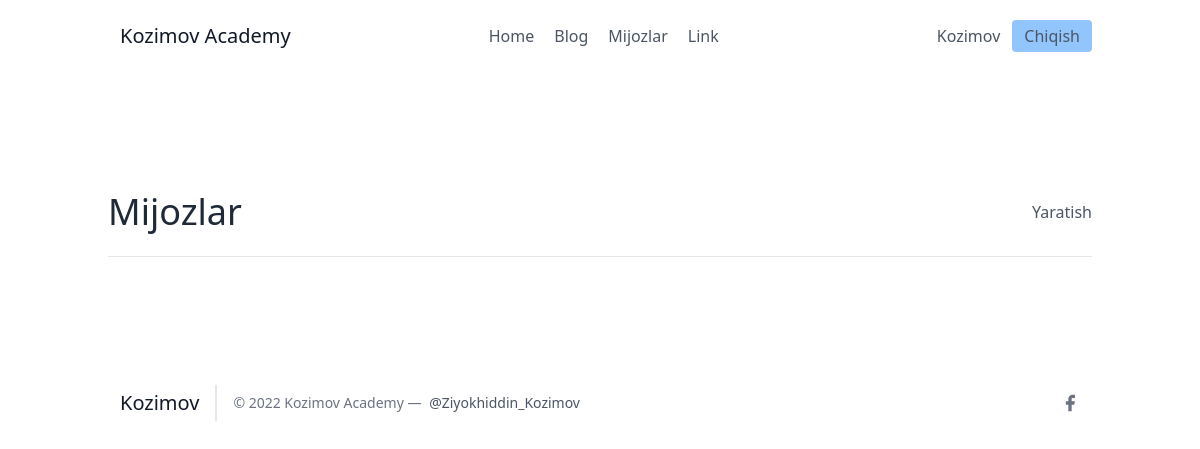
The page /waiters/ (signed in) on the database as committed earlier.
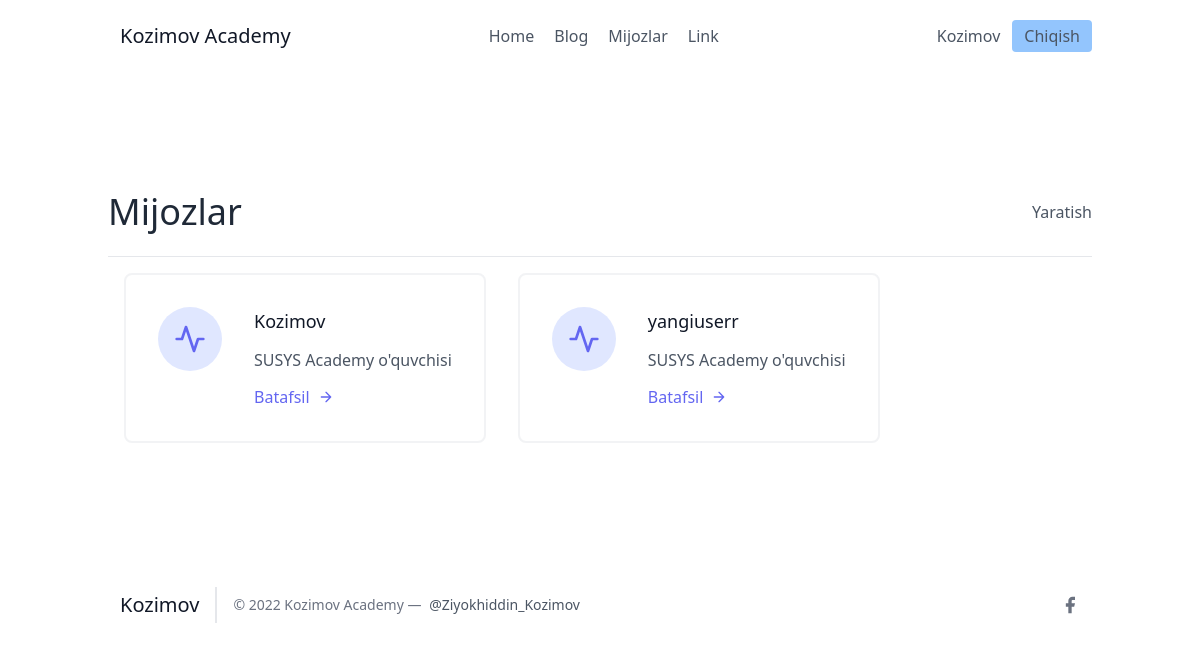
The same page on the database as committed later.
### leads/models.py (models this page shows, shortened)
class Waiter(models.Model):
    user = models.OneToOneField(User, on_delete=models.CASCADE)
    profil = models.ForeignKey(UserProfil, on_delete=models.CASCADE)

class User(AbstractUser):
    pass

### waiters/views.py (the view)
# urls.py: path('', WaiterListView.as_view(), name="waiter-list")
class WaiterListView(LoginRequiredMixin, generic.ListView):
    template_name = "waiters/list.html"
    def get_queryset(self):
        return Waiter.objects.all()

### waiters/templates/waiters/list.html (shortened to what this page needs)
{% extends 'base.html' %}
{% block content %}
<section class="text-gray-600 body-font">
  <div class="container px-5 py-24 mx-auto flex flex-wrap">
    <div class="w-full py-6 flex justify-between items-center border-b border-gray-200">
        <div>
            <h1 class="text-4xl text-gray-800">Mijozlar</h1>
        </div>
        <div>
            <a class="y=text-gray-500 hover:text-blue-700" href="{% url 'leads:lead-create' %}">Yaratish</a>
        </div>
    </div>
    <div class="flex flex-wrap">
      {% for waiter in object_list %}
      <div class="p-4 lg:w-1/2 md:w-full">
        <div class="flex border-2 rounded-lg border-gray-200 border-opacity-50 p-8 sm:flex-row flex-col">
          <div class="w-16 h-16 sm:mr-8 sm:mb-0 mb-4 inline-flex items-center justify-center rounded-full bg-indigo-100 text-indigo-500 flex-shrink-0">
            <svg fill="none" stroke="currentColor" stroke-linecap="round" stroke-linejoin="round" stroke-width="2" class="w-8 h-8" viewBox="0 0 24 24">
              <path d="M22 12h-4l-3 9L9 3l-3 9H2"></path>
            </svg>
          </div>
          <div class="flex-grow">
            <h2 class="text-gray-900 text-lg title-font font-medium mb-3">{{ waiter.user.username }}</h2>
            <p class="leading-relaxed text-base">SUSYS Academy o'quvchisi</p>
            <a href="" class="mt-3 text-indigo-500 inline-flex items-center">Batafsil
              <svg fill="none" stroke="currentColor" stroke-linecap="round" stroke-linejoin="round" stroke-width="2" class="w-4 h-4 ml-2" viewBox="0 0 24 24">
                <path d="M5 12h14M12 5l7 7-7 7"></path>
              </svg>
            </a>
          </div>
        </div>
      </div>
      {% endfor %}
    </div>
  </div>
</section>
{% endblock %}

Rows that differ between the two databases and show on the page:
added Waiter: user.username "Kozimov"
added Waiter: user.username "yangiuserr"
